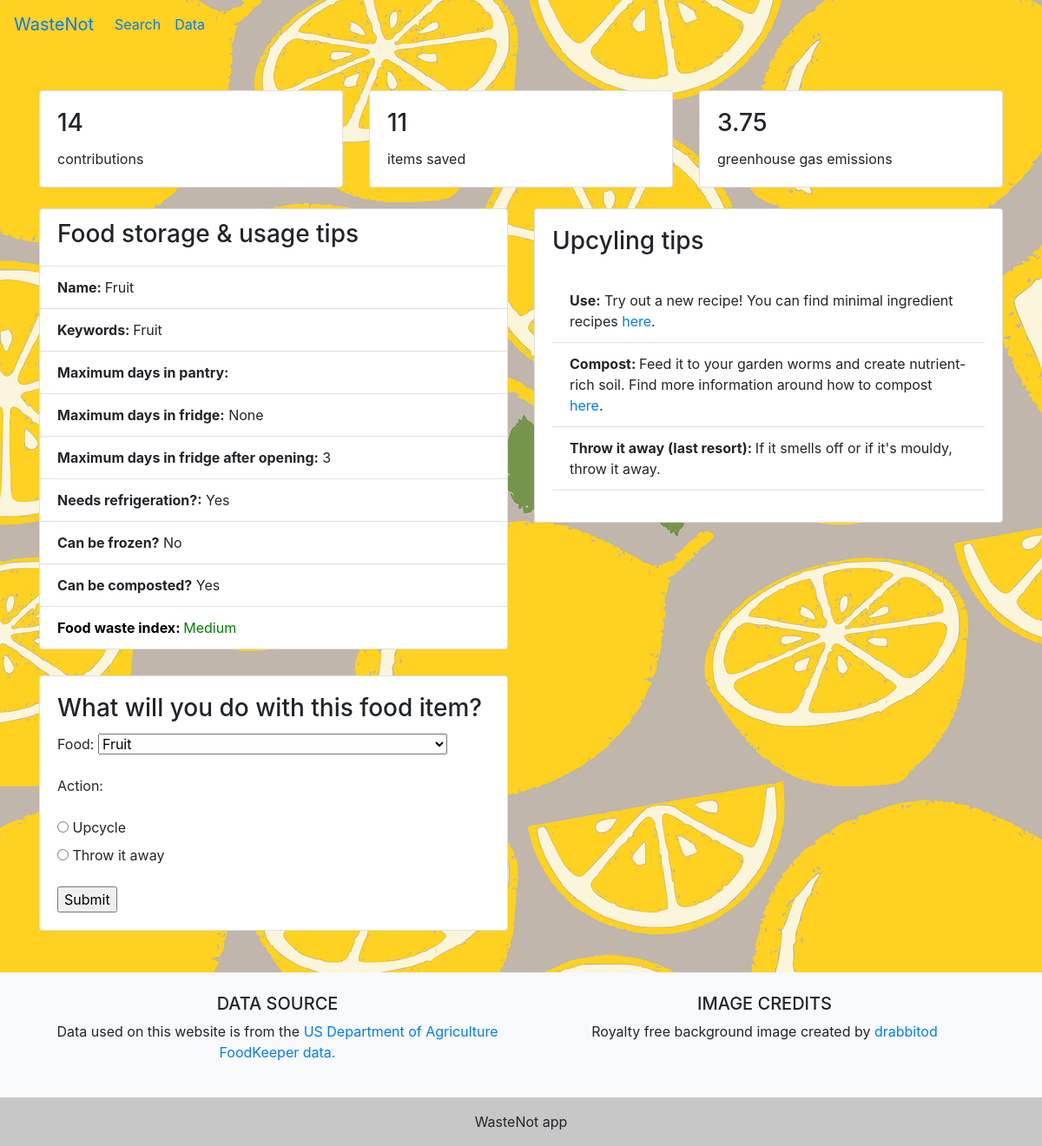
/food/2/, run on the app's committed database.
### apps/tracker/models.py (models this page shows)
class FoodAdvice(models.Model):
    RECOMMEND = (
        ('Yes', 'Yes'),
        ('No', 'No')
    )
    food_id = models.CharField(max_length=10)
    category_name = models.CharField(max_length=100, null=True)
    name = models.CharField(max_length=100)
    name_subtitle = models.CharField(max_length=100, null=True)
    keywords = models.CharField(max_length=300, null=True)
    pantry_max_days = models.CharField(max_length=100)
    pantry_tips = models.CharField(max_length=300)
    fridge_needed = models.CharField(max_length=5, null=True, choices=RECOMMEND)
    refrigerate_max_days = models.PositiveIntegerField(null=True)
    refrigerate_ao_max_days = models.PositiveIntegerField(null=True)
    refrigerate_tips = models.CharField(max_length=300)
    freeze_recommended = models.CharField(max_length=5, null=True, choices=RECOMMEND)
    compost = models.CharField(max_length=10)
    food_waste_index = models.CharField(max_length=100)
    def __str__(self):
        return self.name

### apps/tracker/views.py (the view, shortened to what this page needs)
# urls.py: path('food/<str:pk>/', views.food, name='food_advice'),
def food(request, pk):
    food = FoodAdvice.objects.filter(id=pk)
    food_advice = food.all()
    initial_data = {
        'food':pk
    }
    form = FoodHistoryForm(initial=initial_data)
    context = {'food':food, 'food_advice':food_advice, 'form':form}
    return render(request, 'tracker/food.html', context)

### apps/tracker/forms.py
class FoodHistoryForm(forms.ModelForm):
    eaten = forms.ChoiceField(label= 'Action', choices=CHOICES, widget=forms.RadioSelect())
    class Meta:
        model = FoodHistory
        readonly_fields=('food', )
        fields = '__all__'

### apps/tracker/templatetags/tags.py (called while the page is built)
@register.simple_tag
def metric_contributions(request):
    upcycled_count = FoodHistory.objects.filter(eaten='upcycled').count()
    thrown_count = FoodHistory.objects.filter(eaten='thrown_away').count()
    contributions = upcycled_count + thrown_count # contributions to website, not eg donations
    return contributions

@register.simple_tag
def metric_emissions(request):
    thrown_count = FoodHistory.objects.filter(eaten='thrown_away').count()
    emissions = 0.5 * 2.5 * thrown_count # assume 0.5kg per item, 2.5kg CO2 saved per kg
    return emissions

@register.simple_tag
def metric_items_saved(request):
    upcycled_count = FoodHistory.objects.filter(eaten='upcycled').count()
    return upcycled_count

### apps/tracker/templates/tracker/food.html (shortened to what this page needs)
<!DOCTYPE html>
<html>
<head>
    <link rel="stylesheet" href="https://maxcdn.bootstrapcdn.com/bootstrap/4.5.2/css/bootstrap.min.css">
</head>
<body>
    {% extends "tracker/base.html" %}
    {% load static %}
    {% block content %}
    <div class ="container">
        <div class ="row">
            <div class="col-md-6">
                <ul class = "list-group">
                    {% for i in food %}
                        <li class = 'list-group-item'><h3>Food storage & usage tips</h3>  </li>
                        <li class = 'list-group-item'><b>Name: </b>                                {{ i.name }} </li>
                        <li class = 'list-group-item'><b>Keywords: </b>                            {{ i.keywords }} </li>
                        <li class = 'list-group-item'><b>Maximum days in pantry:</b>               {{ i.pantry_max_days }}</li>
                        <li class = 'list-group-item'><b>Maximum days in fridge:</b>               {{ i.refrigerate_max_days }}</li>
                        <li class = 'list-group-item'><b>Maximum days in fridge after opening:</b> {{ i.refrigerate_ao_max_days }}</li>
                        <li class = 'list-group-item'><b>Needs refrigeration?:</b>                 {{ i.fridge_needed }}</li>
                        <li class = 'list-group-item'><b>Can be frozen?</b>                        {{ i.freeze_recommended }}</li>
                        <li class = 'list-group-item'><b>Can be composted?</b>                     {{ i.compost }}</li>
                        <li class='list-group-item {% if food_item.food_waste_index == "High" %}index-high{% elif food_item.food_waste_index == "Medium" %}index-medium{% else %}index-low{% endif %}'>
                            <font color = "#000000"><b>Food waste index: </b></font> {{i.food_waste_index}}</li>
                    {% endfor %}
                </ul>
            </div>
            <div class = "col-md-6">
                <div class="card mb-7">
                    <div class="card-body">
                        <h3 class="card-title">Upcyling tips</h3>
                            <ul class="list-group list-group-flush">
                            {% for i in food %}
                                <p class="card-text">
                                    <li class="list-group-item"><b>Use:</b> Try out a new recipe! You can find minimal ingredient recipes <a href = "https://www.supercook.com/#/desktop"> here</a>.</li>
                                    {% if i.compost == "Yes"  %} <li class ="list-group-item"><b>Compost: </b>Feed it to your garden worms and create nutrient-rich soil. Find more information around how to compost <a href ="https://www.betterhealth.vic.gov.au/health/healthyliving/gardening-making-compost"> here</a>. </li> {% endif %}
                                    <li class="list-group-item"><b>Throw it away (last resort): </b> If it smells off or if it's mouldy, throw it away.</li>
                                </p>
                            {%endfor%}
                        </ul>
                    </div>
                </div>
            </div>
        </div>
    </div>
    <div class ="container">
        <div class ="row">
            <div class="col-md-6">
            <div class="card mb-5">
                <div class="card-body">
                    <h3 class="card-title">What will you do with this food item?</h3>
                    <form onsubmit="return showPopup()" action="" method="POST">
                        {{form.as_p}}
                        <input type="submit" value="Submit">
                    </form>
                </div>
            </div>
            </div>
        </div>
    </div>
    {% endblock %}

### apps/tracker/static/css/main.css (style rules this page uses)
body { background-image: url('/static/img/lemons.png'); background-repeat: repeat-y; }

### apps/tracker/templates/tracker/food.html (style rules this page uses)
.index-low { color: green; }

### data on the page
FoodAdvice: name "Fruit", keywords "Fruit", refrigerate_max_days "None", refrigerate_ao_max_days "3", fridge_needed "Yes", freeze_recommended "No", compost "Yes", food_waste_index "Medium", shows "Compost:"
